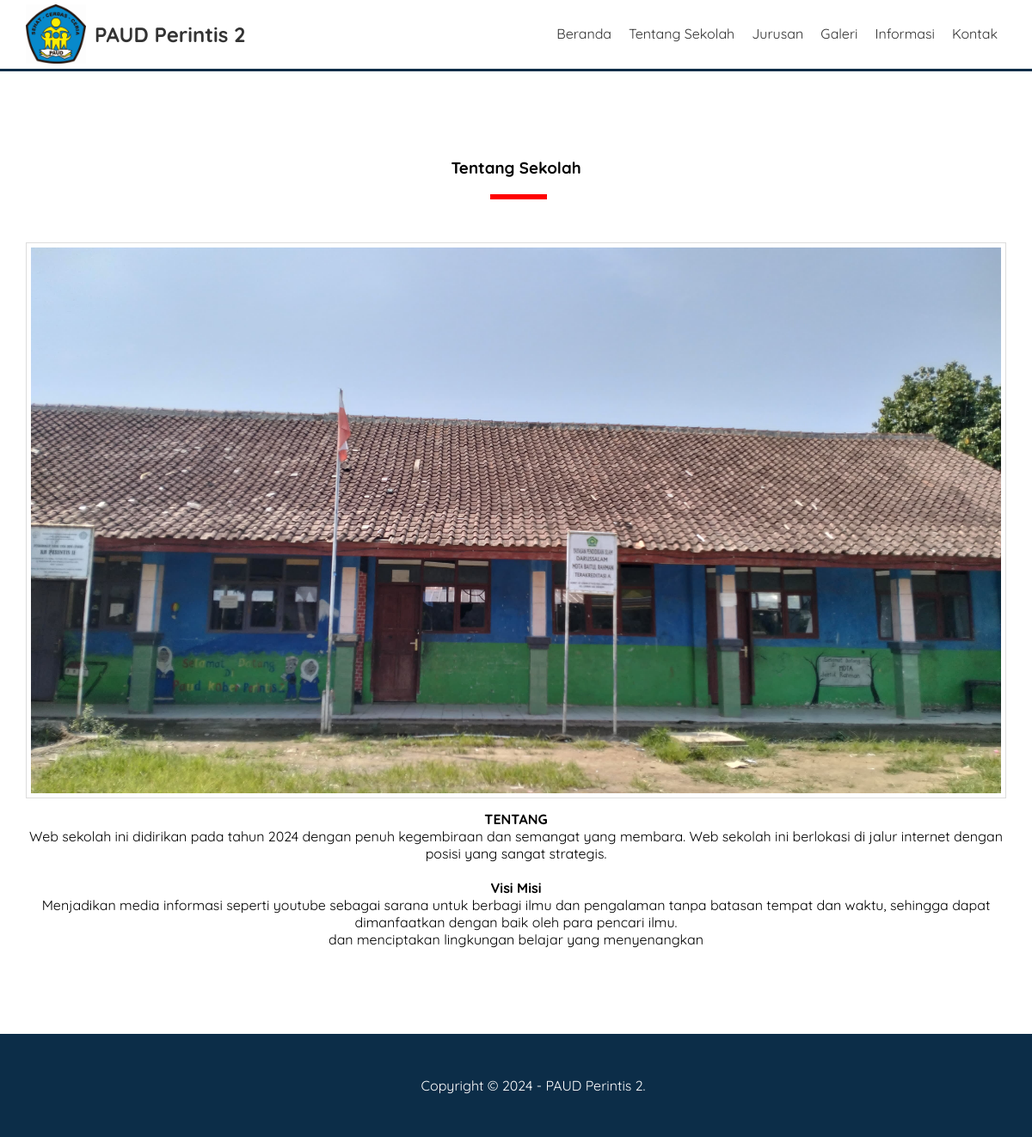
/sekolah/tentang-sekolah.php, run on the app's committed database.
### tables this page shows
CREATE TABLE `pengaturan` (
  `id` int(11) NOT NULL,
  `nama` varchar(50) NOT NULL,
  `email` varchar(50) NOT NULL,
  `telepon` varchar(20) NOT NULL,
  `alamat` text NOT NULL,
  `logo` varchar(50) NOT NULL,
  `favicon` varchar(50) NOT NULL,
  `tentang_sekolah` text NOT NULL,
  `foto_sekolah` varchar(50) NOT NULL,
  `google_maps` text NOT NULL,
  `nama_kepsek` varchar(50) NOT NULL,
  `foto_kepsek` varchar(50) NOT NULL,
  `sambutan_kepsek` text NOT NULL,
  `created_at` timestamp NOT NULL DEFAULT current_timestamp(),
  `updated_at` datetime DEFAULT NULL
);

### sekolah/tentang-sekolah.php (the view)
<?php include 'header.php'; ?>
<div class="section">
	<div class="container">
		<h3 class="text-center">Tentang Sekolah</h3>
		<img src="uploads/identitas/<?= $d->foto_sekolah ?>" width="100%" class="image">
		<?= $d->tentang_sekolah ?>
	</div>
</div>
<?php include 'footer.php'; ?>

### sekolah/header.php (shortened to what this page needs)
<?php
	include 'koneksi.php';
	$identitas = mysqli_query($conn, "SELECT * FROM pengaturan ORDER BY id DESC LIMIT 1");
	$d = mysqli_fetch_object($identitas);
?>
<!DOCTYPE html>
<html>
<head>
	<link rel="stylesheet" type="text/css" href="assets/css/style.css">
</head>
<body>
	<div class="header">
		<div class="container">
			<div class="header-logo">
				<img src="uploads/identitas/<?= $d->logo ?>" width="70">
				<h2><a href="index.php"><?= $d->nama ?></a></h2>
			</div>
			<ul class="header-menu">
				<li><a href="index.php">Beranda</a></li>
				<li><a href="tentang-sekolah.php">Tentang Sekolah</a></li>
				<li><a href="jurusan.php">Jurusan</a></li>
				<li><a href="galeri.php">Galeri</a></li>
				<li><a href="informasi.php">Informasi</a></li>
				<li><a href="kontak.php">Kontak</a></li>
			</ul>
		</div>
	</div>

### sekolah/footer.php (shortened to what this page needs)
	<footer>
		<div class="container text-center">
    Copyright &copy; <?= date('Y') ?> - <?= $d->nama ?>.
		</div>
	</footer>
</body>
</html>

### sekolah/assets/css/style.css (style rules this page uses)
* { margin:0; padding:0; font-family: 'Quicksand', sans-serif; box-sizing: border-box; }
a { text-decoration: none; }
.container { width: 1140px; margin:0 auto; }
.container::after { content: ""; display: block; clear: both; }
.text-center { text-align: center !important; }
.image { border:1px solid #ddd; padding:5px; }
.header { border-bottom:3px solid #0C2D48; }
.header a { color: #333; }
.header-logo { float: left; line-height: 70px; padding:5px 0; }
.header-logo img { float: left; margin-right: 10px; }
.header-logo h2 { float: left; }
.header-menu { float: right; }
.header-menu li { float: left; list-style: none; padding:29px 10px; }
.section { padding:100px 0; }
.section h3 { padding-bottom: 25px; margin-bottom: 50px; position: relative; }
.section h3::after { content: ""; display: block; width:60px; border:3px solid red; position: absolute; bottom: 0; left: calc(50% - 30px); }
.section img { margin-bottom: 10px; }
footer { padding:50px; background-color: #0C2D48; color: #fff; }

### data on the page
pengaturan: logo (picture), nama "PAUD Perintis 2", foto_sekolah (picture), tentang_sekolah "TENTANG Web sekolah ini didirikan pada tahun 2024 dengan penuh kegembiraan dan semangat yang membara. Web sekolah ini berlokasi di jalur internet dengan posisi yang sangat strategis. Visi Misi Menjadikan media informasi seperti youtube sebagai sarana untuk berbagi ilmu dan pengalaman tanpa batasan tempat dan waktu, sehingga dapat dimanfaatkan dengan baik oleh para pencari ilmu. dan menciptakan lingkungan belajar yang menyenangkan"
